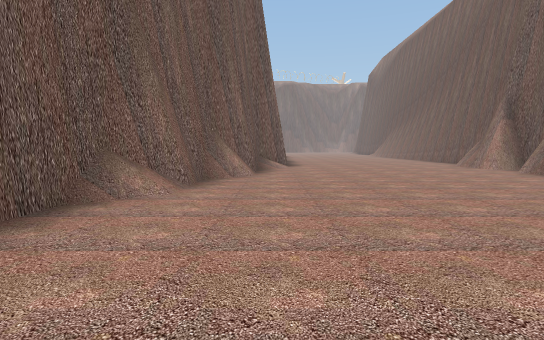
[1] (above)

16 first-person views from a walk through a scene from a Unity 3-D project. The camera is 1.3 m above the floor, tilts 4° down and sees 80° across. The floor is counted in squares, 2 m on a side. Each view is taken from the middle of a square. On the plan, view 1 faces up. The plan holds only what a view shows up to about 10 squares ahead; the rest is blank. The place goes on beyond the plan. Some animated figures are not drawn. Some surface patterns are stand-ins.

[2]
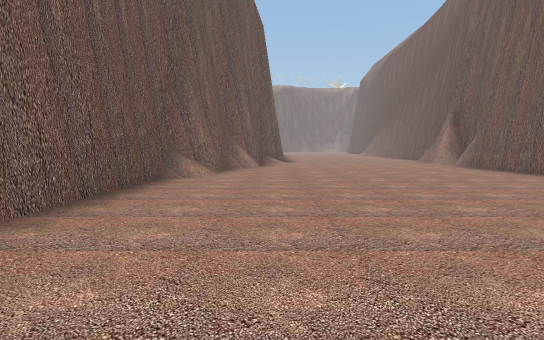

[3]
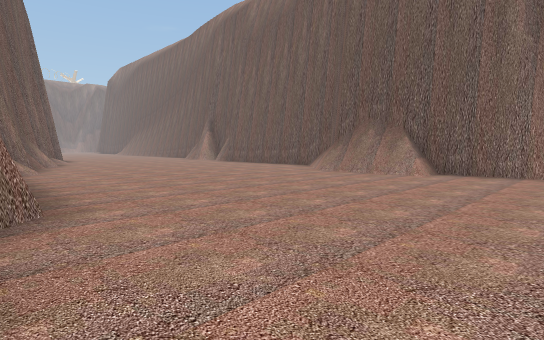

[4]
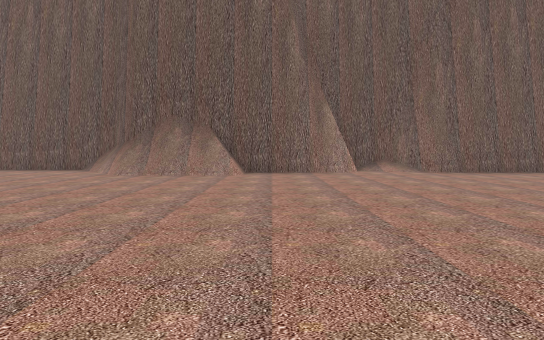

[5]
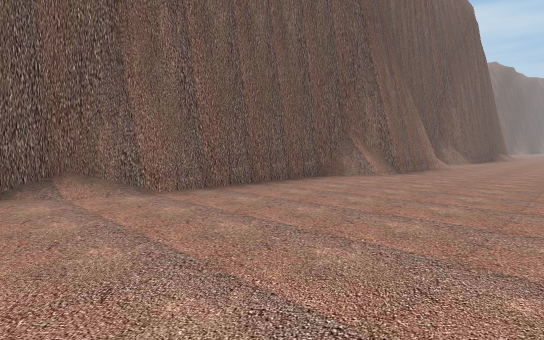

[6]
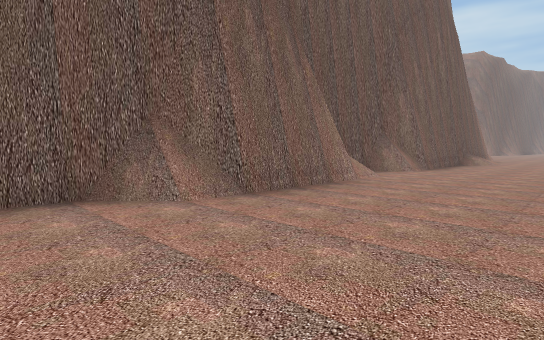

[7]
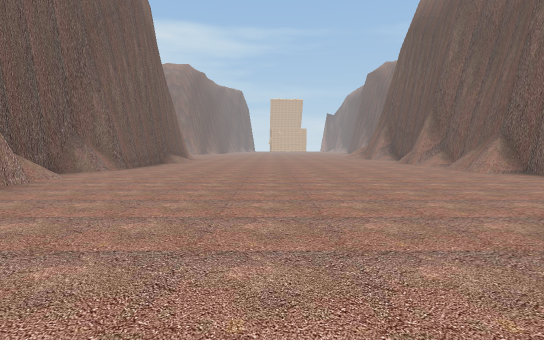

[8]
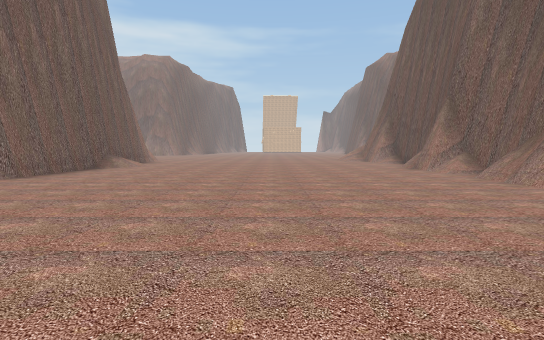

[9]
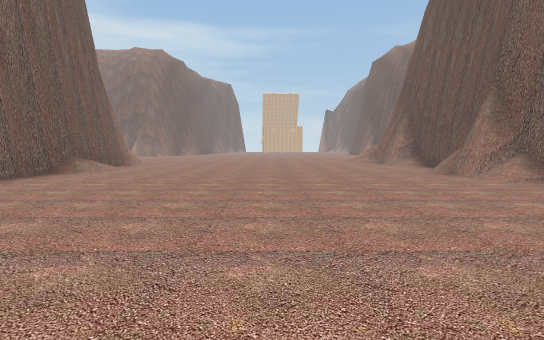

[10]
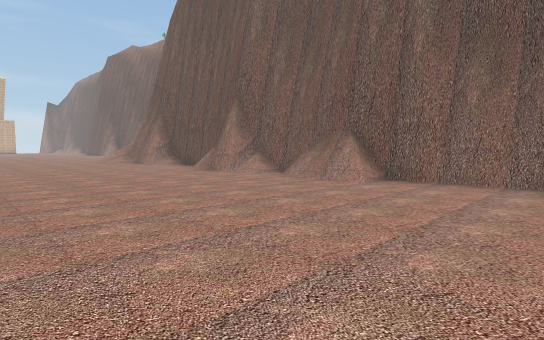

[11]
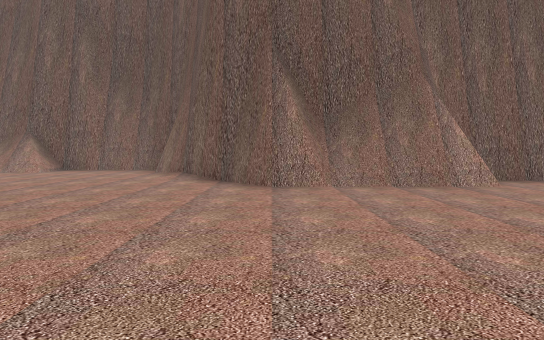

[12]
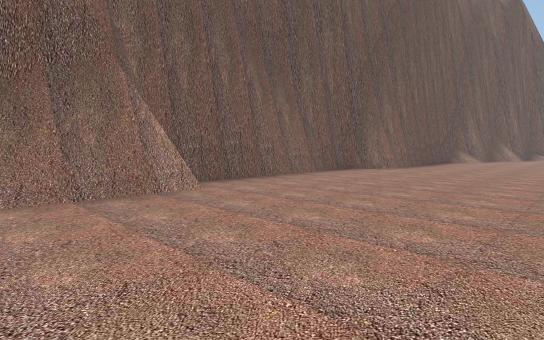

[13]
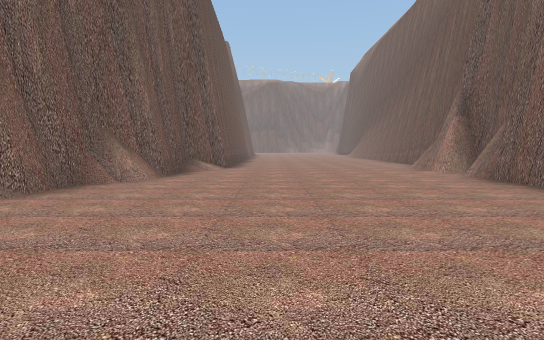

[14]
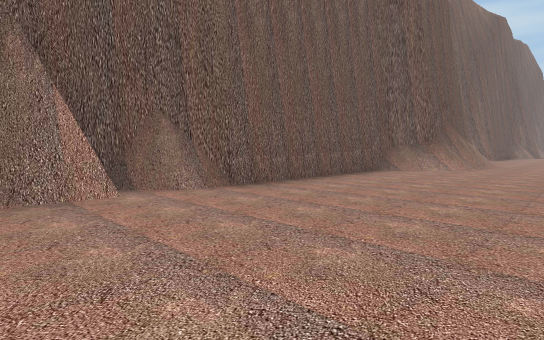

[15]
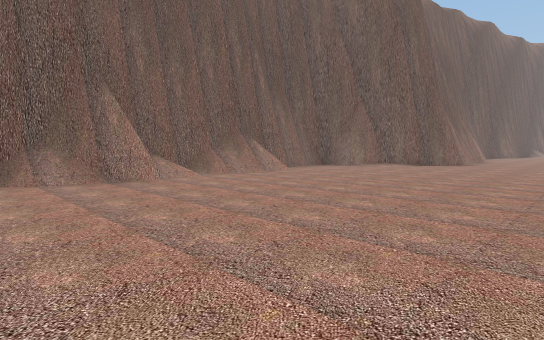

[16]
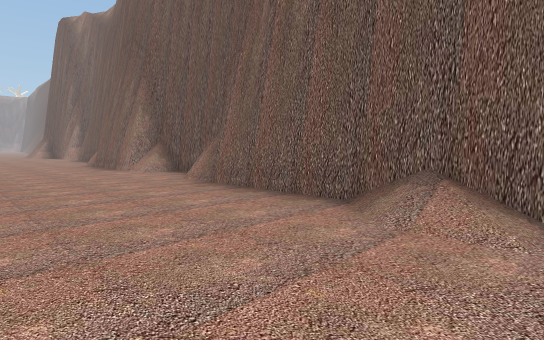

### Floor plan
Key: @ floor where view 1 was taken; # wall or solid block; . floor; / step, stairs or slope.
Columns run from 7 left of view 1 to 7 right of it. Each row starts with its distance up from view 1.
 11       ##......#
 10       #/......#
  9       #.......#
  8       #.......#
  7      ##.......#
  6      #........#
  5     ##........#
  4     #/........#
  3     #.........#
  2     #......../#
  1     #.......###
  0     #..@....##
 -1     #.......##
 -2    ##.......##
 -3    #.........#
 -4    #.........#
 -5    #.........##
 -6    #........./#
 -7    #.........##
 -8    #.........#
 -9    ##........#
-10     #........#
-11     #........#
-12    ##.......##
-13   ##........#
-14  ##/........#
-15 ##/.........#
-16 #...........##
-17 #............#
-18 ##...........#
-19 ##..........##
-20 ##..........#
-21 #/..........#
-22 ##..........#
-23 ##........./#
-24 ##........./#
-25 # ..........#

Where each view was taken, in squares from view 1:
view 1: 0 up, 0 right, facing up
view 2: 3 down, 0 right, facing up
view 3: 5 down, 3 left, facing up-right
view 4: 3 down, 3 left, facing right
view 5: 5 down, 1 right, facing down-right
view 6: 10 down, 1 right, facing down-right
view 7: 10 down, 0 right, facing down
view 8: 13 down, 1 left, facing down
view 9: 15 down, 1 left, facing down
view 10: 15 down, 0 right, facing down-left
view 11: 12 down, 3 right, facing left
view 12: 11 down, 2 right, facing up-left
view 13: 1 up, 2 right, facing up
view 14: 11 up, 2 right, facing down-right
view 15: 25 down, 1 right, facing up-left
view 16: 25 down, 1 right, facing up-right
